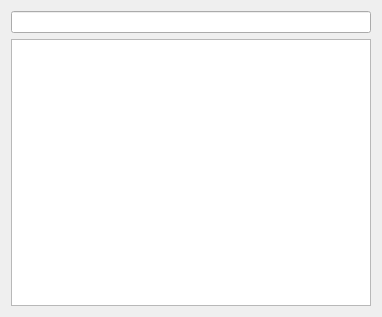
<?xml version="1.0" encoding="UTF-8"?>
<ui version="4.0">
 <class>SearchToDo</class>
 <widget class="QWidget" name="SearchToDo">
  <property name="geometry">
   <rect>
    <x>0</x>
    <y>0</y>
    <width>382</width>
    <height>317</height>
   </rect>
  </property>
  <property name="windowTitle">
   <string>Form</string>
  </property>
  <layout class="QVBoxLayout" name="verticalLayout">
   <item>
    <widget class="QLineEdit" name="lineEdit"/>
   </item>
   <item>
    <widget class="QTextBrowser" name="textBrowser"/>
   </item>
  </layout>
 </widget>
 <resources/>
 <connections/>
</ui>
